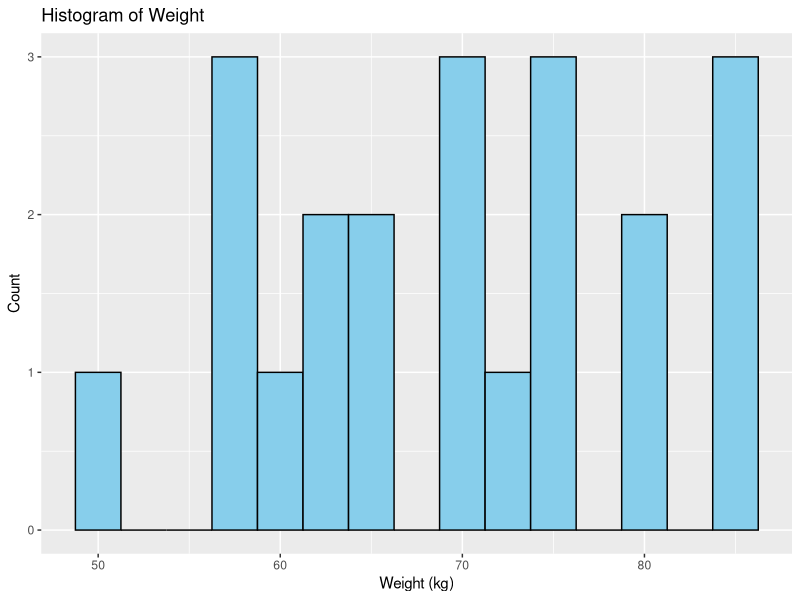

Write the R code that produced this figure.
## ---- chunk 1
data <- read.csv("data/students.csv")
summary(data)
## ---- chunk 2
## imput tidyverse formule
library(tidyverse)
## ---- chunk 3
data %>% ## add table 
  summarise_if(is.numeric, list( ##numeric
    mean = mean,
    sd = sd,
    median = median,
    quantile = quantile,
    min = min,
    max = max
  ), na.rm = TRUE) ## skip the missing values
## ---- chunk 4
## the summary is different from one column to the next because the column with not the same type of character
## ---- chunk 5
summary(data)
## ---- chunk 6
library(tidyverse)

students <- read_csv("data/students.csv")

# Histogramme de la variable Weight
ggplot(students, aes(x = Weight)) +
  geom_histogram(binwidth = 2.5, fill = "skyblue", color = "black") +
  labs(title = "Histogram of Weight", x = "Weight (kg)", y = "Count")
